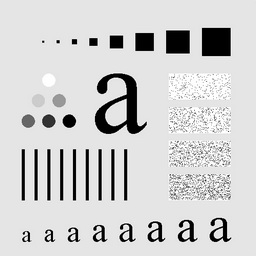
%> input picture imageEmhancement_spatialDomain/Gradient_Laplace_Sharpening/aaa256.jpg, 256 x 256 px
$ octave --eval "result = MyLaplaNeg;"   (GNU Octave 9; MATLAB toolbox functions it lacks are replaced by stand-ins)
%> lines starting %> are read from the running program, lines starting %| are printed output that depends on the picture
function output = MyLaplaNeg()

image = imread('aaa256.jpg');
%> image is the input picture: size 256x256 uint8; min 0, max 255, mean 207.1
[i,j] = size(image);
%> i = 256; j = 256

X_image = padarray(image,[1 1]);
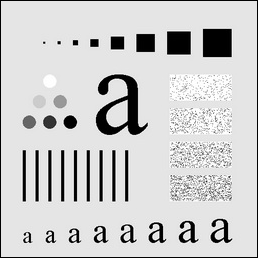
%> X_image: size 258x258 uint8; min 0, max 255, mean 203.9

Gxy = image;
lapMask = [0 1 0; 1 -4 1; 0 1 0];


for row = 1: i
    for col = 1:j
        array(1:3,1:3) = double(X_image(row:row+2,col:col+2));
        HxI = array.*lapMask;
        Hxy = abs(sum(HxI(:)));
        Gxy(row,col) = Hxy;
    end
end
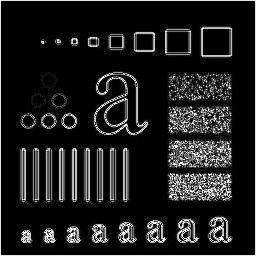
%> Gxy: size 256x256 uint8; min 0, max 255, mean 30.9
%> after the loop, array = [229 228 0; 229 229 0; 0 0 0]
figure()
subplot(1,2,1);
imshow(image);
title('input');
subplot(1,2,2);
imshow(Gxy);
title('lap image')
end
%> (the run ends here)
